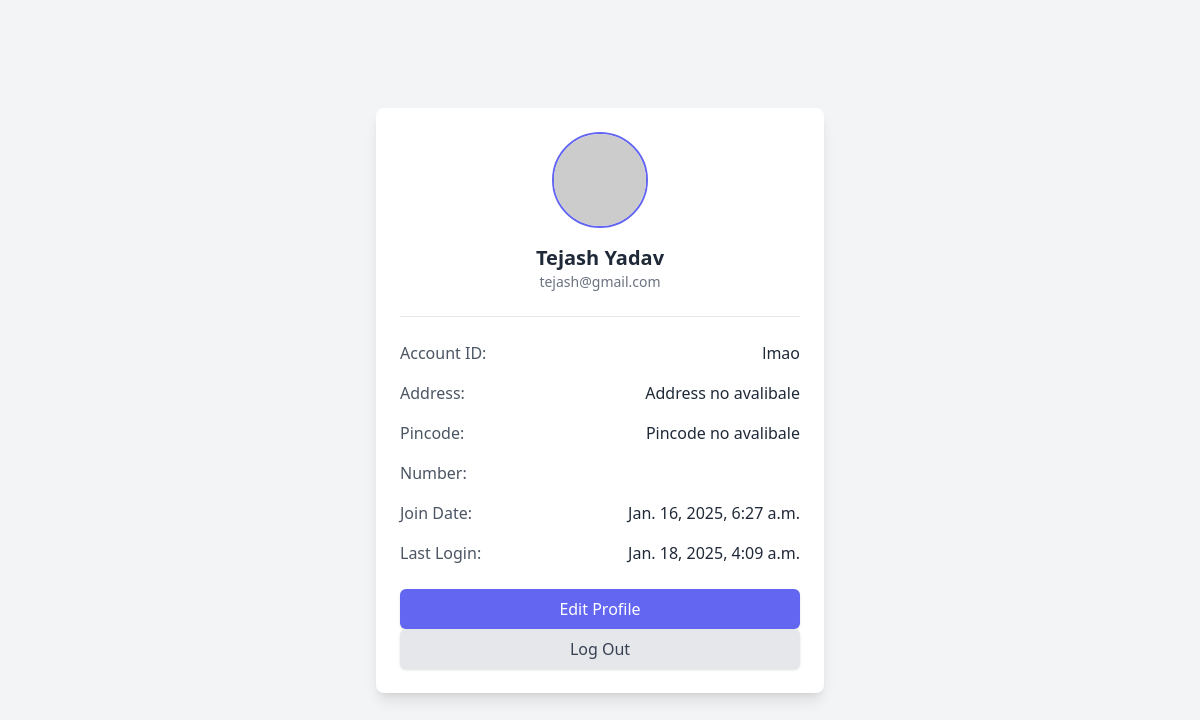
The page /profile/account/ (signed in) on the database its author committed.
### profiles/models.py (models this page shows, shortened)
class UserExtra(models.Model):
    user = models.OneToOneField(User, on_delete=models.CASCADE)
    profile_picture = models.ImageField(upload_to='profile_pictures/', null=True, blank=True,default="user.jpg")
    bio = models.TextField(max_length=500, blank=True)
    address = models.TextField(null=True, blank=True)
    pincode = models.CharField(max_length=6,null=True, blank=True)
    birth_date = models.DateField(null=True, blank=True)
    website = models.URLField(max_length=200, blank=True)
    phone_number = models.CharField(max_length=15, blank=True)
    user_uu = models.CharField(max_length=100, null = True, blank = True, unique = True)
    @property
    def username(self):
        return self.user.username
    class Meta:
        verbose_name = 'User Profile'
        verbose_name_plural = 'User Profiles'

### profiles/views.py (the view)
# urls.py: path("account/", views.account, name="account"),
@login_required(login_url='/profile/login/')
def account(request):
    user_extra = UserExtra.objects.get(user=request.user)
    return render(request, 'shop/account.html', {'user_extra':user_extra})

### shop/templates/shop/account.html (shortened to what this page needs)
<!DOCTYPE html>
<html lang="en">
<head>
    <script src="https://cdn.tailwindcss.com"></script>
</head>
<body class="bg-gray-100 min-h-screen flex items-center justify-center">
    <div class="bg-white shadow-lg rounded-lg max-w-md w-full p-6">
        {% if request.user.is_authenticated %}
        <div class="flex justify-center mb-4">
            <img src="https://via.placeholder.com/150" alt="User Profile Picture" class="w-24 h-24 rounded-full border-2 border-indigo-500">
        </div>
        <div class="text-center">
            <h2 class="text-xl font-semibold text-gray-800">{{user.first_name}} {{user.last_name}}</h2>
            <p class="text-gray-500 text-sm">{{user.email}}</p>
        </div>
        <hr class="my-6">
        <div class="space-y-4">
            <div class="flex justify-between items-center">
                <span class="text-gray-600">Account ID:</span>
                <span class="text-gray-800 font-medium">{{user_extra.username }}</span>
            </div>
            <div class="flex justify-between items-center">
                <span class="text-gray-600">Address:</span>
                <span class="text-gray-800 font-medium">{{ user_extra.address | default:"Address no avalibale" }}</span>
            </div>
            <div class="flex justify-between items-center">
                <span class="text-gray-600">Pincode:</span>
                <span class="text-gray-800 font-medium">{{ user_extra.pincode | default:"Pincode no avalibale" }}</span>
            </div>
            <div class="flex justify-between items-center">
                <span class="text-gray-600">Number:</span>
            </div>
            <div class="flex justify-between items-center">
                <span class="text-gray-600">Join Date:</span>
                <span class="text-gray-800 font-medium">{{request.user.date_joined}}</span>
            </div>
            <div class="flex justify-between items-center">
                <span class="text-gray-600">Last Login:</span>
                <span class="text-gray-800 font-medium">{{request.user.last_login}} </span>
            </div>
        </div>
        <div class="mt-6 space-y-2">
            <button class="w-full bg-indigo-500 text-white py-2 rounded-md shadow hover:bg-indigo-600">Edit Profile</button>
           <a href="/profile/logout"><button class="w-full bg-gray-200 text-gray-700 py-2 rounded-md shadow hover:bg-gray-300">Log Out</button></a>
        </div>
        {% endif %}
    </div>
</body>
</html>

### rows shown on the page
UserExtra: username "lmao", address "Address no avalibale", pincode "Pincode no avalibale"

### other values the page prints
{{ user.first_name }} "Tejash"
{{ user.last_name }} "Yadav"
{{ user.email }} "tejash@gmail.com"
{{ request.user.date_joined }} "Jan. 16, 2025, 6:27 a.m."
{{ request.user.last_login }} "Jan. 18, 2025, 4:09 a.m."
